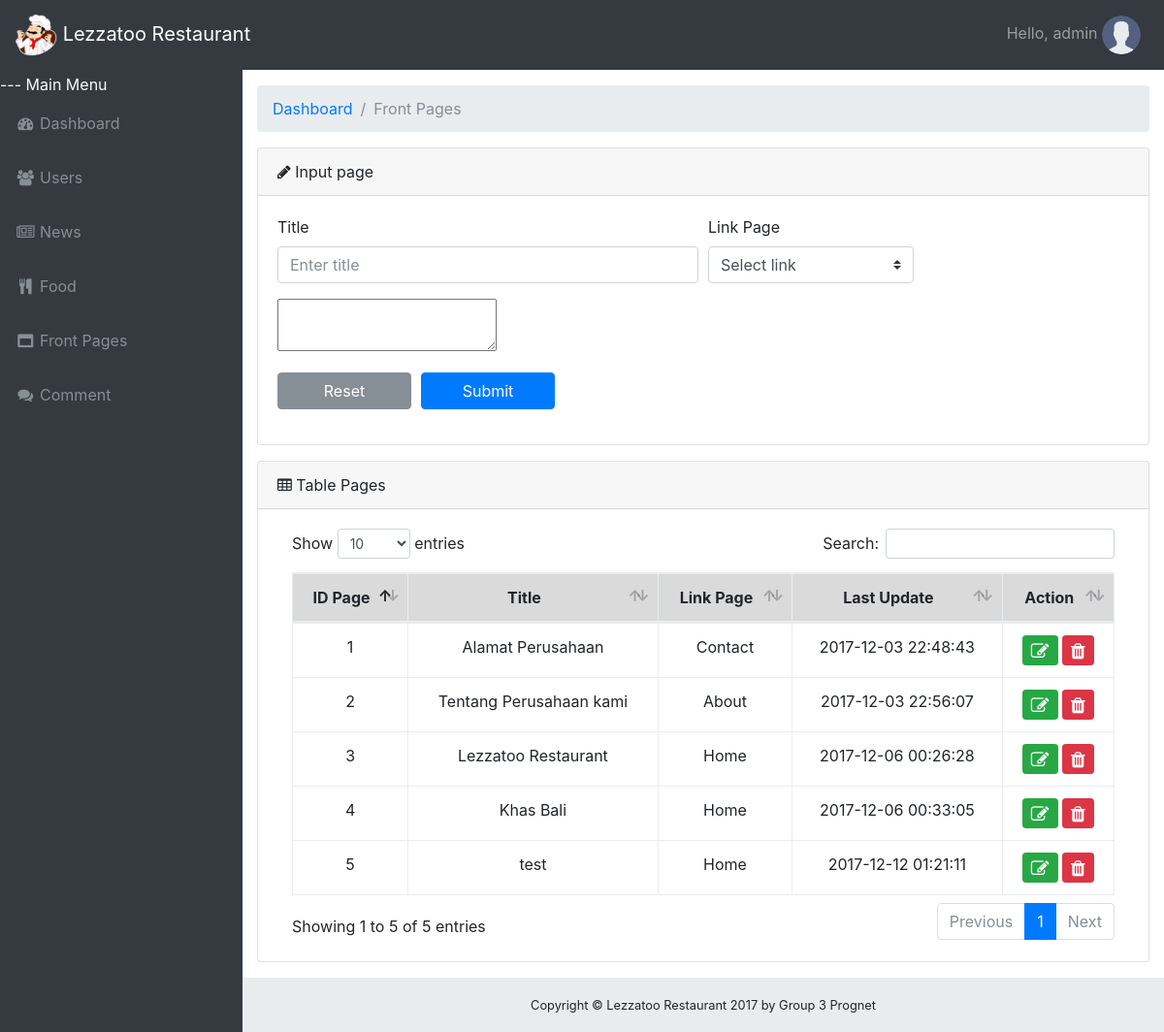
Page /admin/pages.php (signed in) on the earlier database version.
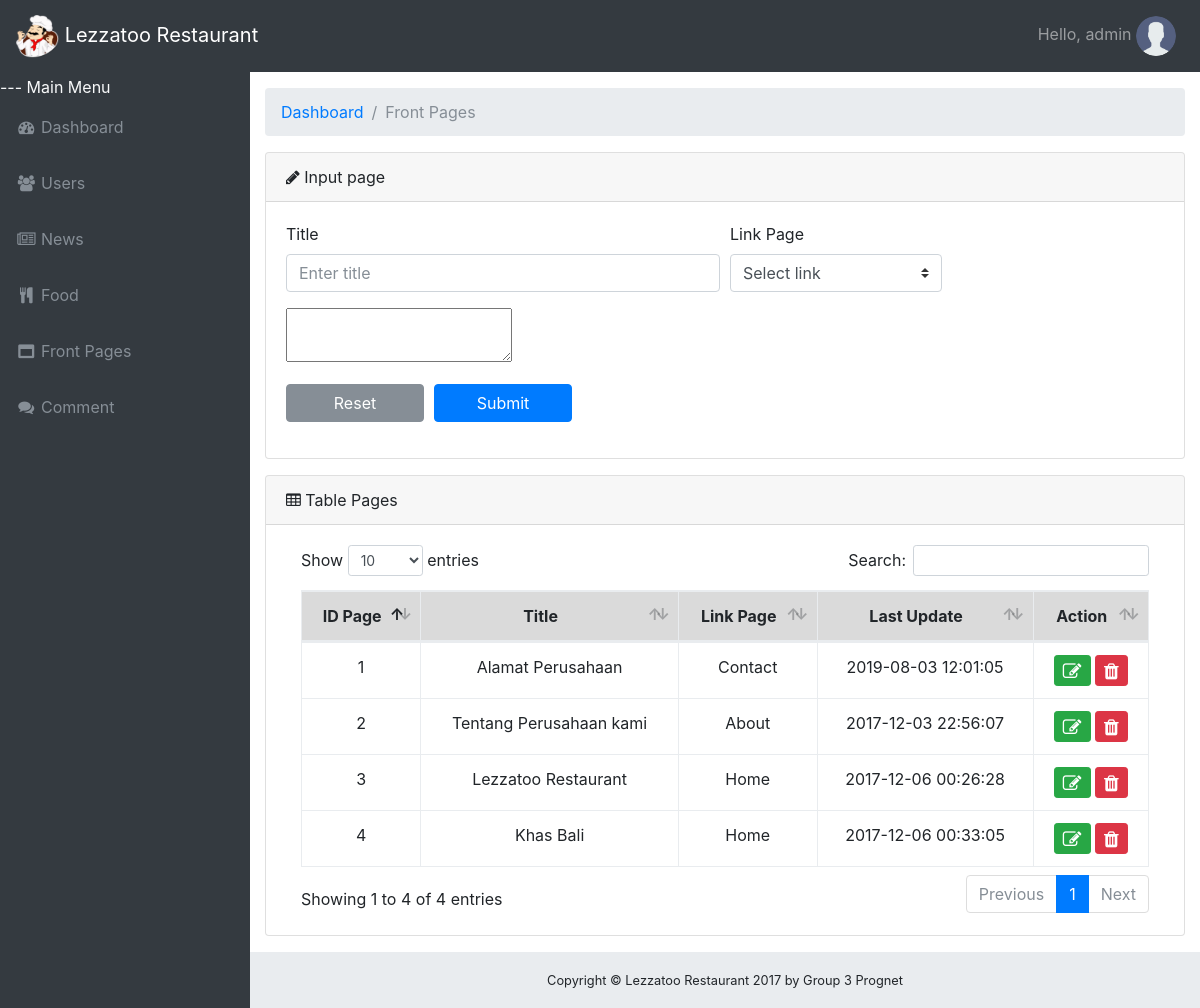
Same page on the later database version.
### tables this page shows
CREATE TABLE `pages` (
  `id_page` int(11) UNSIGNED NOT NULL,
  `title` varchar(25) NOT NULL,
  `content` text NOT NULL,
  `last_update` datetime NOT NULL,
  `link` varchar(20) NOT NULL
);

### admin/pages.php (the view, shortened to what this page needs)
<!DOCTYPE html>
<html lang="en">
<head>
  <link href="../vendor/bootstrap/css/bootstrap.css" rel="stylesheet">
  <link href="../vendor/font-awesome/css/font-awesome.css" rel="stylesheet" type="text/css">
  <link href="../vendor/datatables/dataTables.bootstrap4.css" rel="stylesheet">
  <link href="../vendor/css/sb-admin.css" rel="stylesheet">
</head>
<body class="fixed-nav sticky-footer bg-dark" id="page-top">
  <nav class="navbar navbar-expand-lg navbar-dark bg-dark fixed-top" id="mainNav">
    <a class="navbar-brand" href="home.php"><img src="../vendor/images/restaurant.png" alt="home" width="43px" height="43px"/> Lezzatoo Restaurant</a>
    <div class="collapse navbar-collapse" id="navbarResponsive">
      <ul class="navbar-nav navbar-sidenav" id="exampleAccordion" name="exampleAccordion">
		<li class="nav-item">
          <span class="text-light">--- Main Menu</span>
        </li>
		<li class="nav-item" data-toggle="tooltip" data-placement="right" title="Dashboard">
          <a class="nav-link" href="home.php">
            <i class="fa fa-fw fa-dashboard"></i>
            <span class="nav-link-text">Dashboard</span>
          </a>
        </li>
		<li class="nav-item" data-toggle="tooltip" data-placement="right" title="Users">
          <a class="nav-link" href="users.php">
            <i class="fa fa-fw fa-users"></i>
            <span class="nav-link-text">Users</span>
          </a>
        </li>
        <li class="nav-item" data-toggle="tooltip" data-placement="right" title="News">
          <a class="nav-link" href="news.php">
            <i class="fa fa-fw fa-newspaper-o"></i>
            <span class="nav-link-text">News</span>
          </a>
        </li>
        <li class="nav-item" data-toggle="tooltip" data-placement="right" title="Food">
          <a class="nav-link" href="menu.php">
            <i class="fa fa-fw fa-cutlery"></i>
            <span class="nav-link-text">Food</span>
          </a>
        </li>
        <li class="nav-item" data-toggle="tooltip" data-placement="right" title="Front Pages">
          <a class="nav-link" href="pages.php">
            <i class="fa fa-fw fa-window-maximize"></i>
            <span class="nav-link-text">Front Pages</span>
          </a>
        </li>
        <li class="nav-item" data-toggle="tooltip" data-placement="right" title="Comment">
          <a class="nav-link" href="comment.php">
            <i class="fa fa-fw fa-comments"></i>
            <span class="nav-link-text">Comment</span>
          </a>
        </li>
      </ul>
      <ul class="navbar-nav ml-auto">
        <li class="nav-item dropdown">
          <a href="#" data-toggle="dropdown" aria-haspopup="true" aria-expanded="false">
            <span class="nav-link">Hello, <?php echo $_SESSION['name'];?> <img src="../vendor/images/user.jpg" alt="user-img" width="40px" class="rounded-circle"></span>
          </a>
        </li>
      </ul>
	</div>
  </nav>
  <div class="content-wrapper">
    <div class="container-fluid">
      <ol class="breadcrumb">
        <li class="breadcrumb-item">
          <a href="home.php">Dashboard</a>
        </li>
        <li class="breadcrumb-item active">Front Pages</li>
      </ol>
      <div class="card mb-3">
        <div class="card-header">
          <i class="fa fa-pencil"></i> Input page</div>
        <div class="card-body">
	        <form action="../proses/proses_tambah_pages.php" method="post">
	          <div class="form-group">
							<div class="form-row">
	              <div class="col-md-6">
			            <label>Title</label>
			            <input class="form-control" name="title" type="text" placeholder="Enter title" required>
		          	</div>
	              <div class="col-md-3">
			            <label>Link Page</label>
								  <select class="form-control custom-select" name="link" required>
								    <option value="">Select link</option>
								  </select>
		          	</div>
							</div>
						</div>
	          <div class="form-group">
							<textarea name="content"></textarea>
	          </div>
						<div class="form-group">
	            <div class="form-row">
	              <div class="col-md-2">
	          			<input name="reset" type="reset" value="Reset" class="btn btn-secondary btn-block">
	              </div>
	              <div class="col-md-2">
	          			<input name="submit" type="submit" value="Submit" class="btn btn-primary btn-block">
	              </div>
	            </div>
	          </div>
	        </form>
        </div>
      </div>
      <div class="card mb-3">
        <div class="card-header">
          <i class="fa fa-table"></i> Table Pages</div>
        <div class="card-body">
          <div class="table-responsive">
            <table class="table table-bordered" id="dataTable" width="100%" cellspacing="0">
              <thead>
                <tr class="table-active text-center">
                  <th>ID Page</th>
                  <th>Title</th>
                  <th>Link Page</th>
                  <th>Last Update</th>
                  <th>Action</th>
                </tr>
              </thead>
              <tbody  class="text-center">
								<?php
                    include "../proses/koneksi.php";
                    $sql = mysqli_query($koneksi,"SELECT * FROM pages");
                    while ($row = mysqli_fetch_array($sql)) {
                ?>
                <tr>
                  <td><?php echo $row['id_page']; ?></td>
                  <td><?php echo $row['title']; ?></td>
                  <td><?php echo $row['link']; ?></td>
                  <td><?php echo $row['last_update']; ?></td>
									<td>
                    <a class="btn btn-success btn-sm" href="edit_pages.php?id_page=<?php echo  $row['id_page']; ?>"><i class="fa fa-pencil-square-o fa-lg"></i></a>
										<a class="btn btn-danger btn-sm" href="../proses/proses_hapus_pages.php?id_page=<?php echo $row['id_page']; ?>" onClick="return confirm('Hapus data ini ?')"><i class="fa fa-trash fa-lg"></i></a>
                </tr>
								<?php
                    }
                ?>
              </tbody>
            </table>
          </div>
        </div>
      </div>
    </div>
    <footer class="sticky-footer">
      <div class="container">
        <div class="text-center">
          <small>Copyright © Lezzatoo Restaurant 2017 by Group 3 Prognet</small>
        </div>
      </div>
    </footer>
  </div>
</body>
</html>

Differences in the rows shown:
removed pages: id_page "5", title "test", link "Home", last_update "2017-12-12 01:21:11"
changed pages "Alamat Perusahaan": last_update "2017-12-03 22:48:43" → "2019-08-03 12:01:05"
Other differences:
text written by a page script: "Show entries Search: Showing 1 to 5 of 5 entries Previous 1 Next" → "Show entries Search: Showing 1 to 4 of 4 entries Previous 1 Next"
